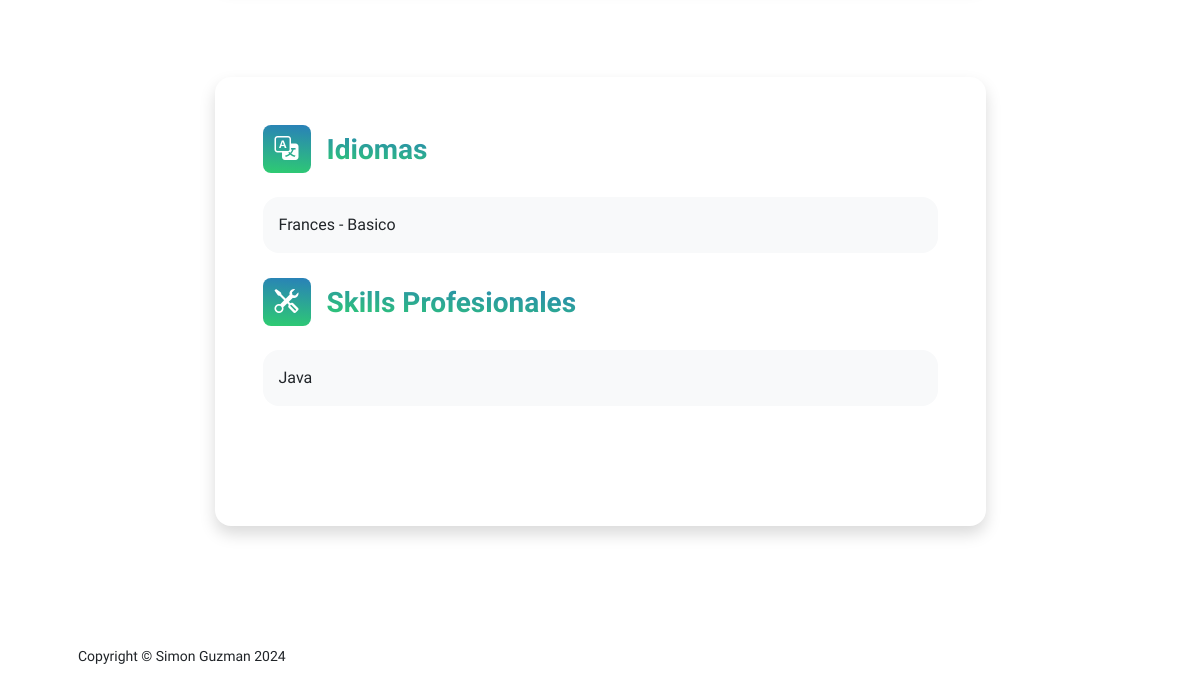
Before: /appUsers/perfil (signed in, lower part) with the older database file.
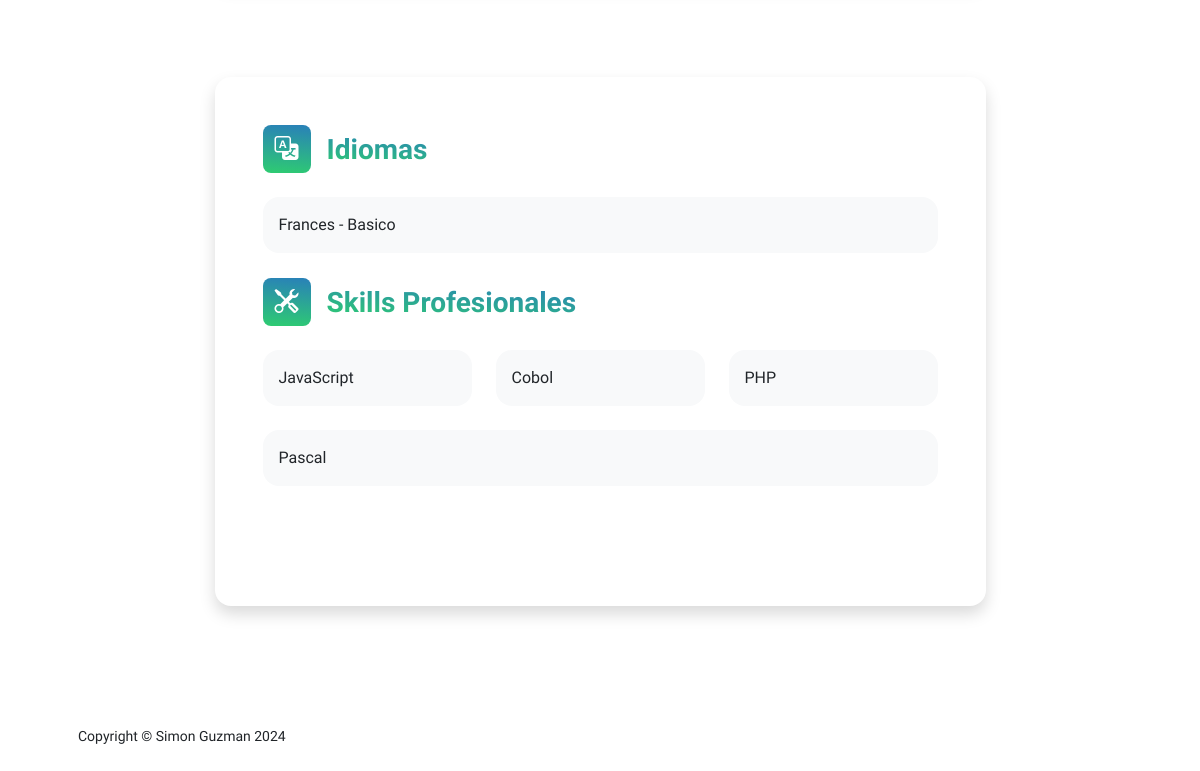
After: the same page with the newer database file.
### appUsers/models.py (models this page shows, shortened)
class Idiomas(models.Model):
    user = models.ForeignKey(User, on_delete=models.CASCADE, null=True)
    idioma = models.CharField(max_length=50)
    nivel = models.CharField(max_length=20)

class Skills(models.Model):
    user = models.ForeignKey(User, on_delete=models.CASCADE, null=True)
    aptitud = models.CharField(max_length=50)

### appUsers/views.py (the view)
# urls.py: path('perfil',views.perfil,name="Perfil"),
@login_required
def perfil(request):
    experiencias = ExperienciaLaboral.objects.filter(user=request.user)
    estudios = Educacion.objects.filter(user=request.user)
    skills = Skills.objects.filter(user=request.user)
    idiomas = Idiomas.objects.filter(user=request.user)
    try:
        perfil=DataUsuario.objects.get(user=request.user)
    except DataUsuario.DoesNotExist:
        perfil=""
    return render(request,"appUsers/perfil.html",{"experiencias":experiencias,"estudios":estudios,"idiomas":idiomas,"perfil":perfil,"skills":skills,"avatar":request.session.get('foto-avatar', 'none')})

### appUsers/templates/appUsers/perfil.html (shortened to what this page needs)
{% extends "appUsers/base.html" %}
{% load static %}
{% block datosDinamicos %}
<div class="container px-5 my-5">
    <div class="row gx-5 justify-content-center">
        <div class="col-lg-11 col-xl-9 col-xxl-8">
            <div class="pb-5"></div>
            <section>
                <div class="card shadow border-0 rounded-4 mb-5">
                    <div class="card-body p-5">
                        <div class="mb-0">
                            <div class="d-flex align-items-center mb-4">
                                <div class="feature bg-primary bg-gradient-primary-to-secondary text-white rounded-3 me-3"><i class="bi bi-translate"></i></div>
                                <h3 class="fw-bolder mb-0"><span class="text-gradient d-inline">Idiomas</span></h3>
                            </div>
                            <div class="row row-cols-1 row-cols-md-1">
                                {% for est in idiomas %}
                                <div class="col mb-4 mb-md-0" style="margin-bottom: 5px !important;">
                                    <div class="d-flex align-items-center bg-light rounded-4 p-3 h-100">{{est.idioma}} - {{est.nivel}}</div>
                                </div>
                                {% endfor%}
                            </div>
                        </div>
                        <div class="mb-5" style="margin-top: 20px;">
                            <div class="d-flex align-items-center mb-4">
                                <div class="feature bg-primary bg-gradient-primary-to-secondary text-white rounded-3 me-3"><i class="bi bi-tools"></i></div>
                                <h3 class="fw-bolder mb-0"><span class="text-gradient d-inline">Skills Profesionales</span></h3>
                            </div>
                            <div class="row">
                                {% for est in skills %}
                                    <div class="col mb-4">
                                        <div class="d-flex align-items-center bg-light rounded-4 p-3 h-100">{{ est.aptitud }}</div>
                                    </div>
                                    {% if forloop.counter|divisibleby:3 or forloop.last %}
                                        </div>{% if not forloop.last %}<div class="row">{% endif %}
                                    {% endif %}
                                {% endfor %}
                            </div>
                        </div>
                    </div>
                </div>
        </div>
    </div>
{% endblock %}

### appUsers/templates/appUsers/base.html (shortened to what this page needs)
<!DOCTYPE html>
<html lang="en">
    <head>
        {% load static %}
        <link rel="stylesheet" href="https://cdnjs.cloudflare.com/ajax/libs/font-awesome/6.0.0/css/all.min.css">
        <link href="https://cdn.jsdelivr.net/npm/bootstrap-icons@1.8.1/font/bootstrap-icons.css" rel="stylesheet" />
        <link href="{% static 'css/styles.css' %}" rel="stylesheet" />
    </head>
    <body class="d-flex flex-column h-100">
        <main class="flex-shrink-0">
            {% block datosDinamicos %}
            {% endblock %}
        </main>
        <footer class="bg-white py-4 mt-auto">
            <div class="container px-5">
                <div class="row align-items-center justify-content-between flex-column flex-sm-row">
                    <div class="col-auto"><div class="small m-0">Copyright &copy; Simon Guzman 2024</div></div>
                </div>
            </div>
        </footer>
    </body>
</html>

Changed rows visible on the page:
changed Skills: aptitud "Java" → "JavaScript"
added Skills: aptitud "Cobol"
added Skills: aptitud "PHP"
added Skills: aptitud "Pascal"
